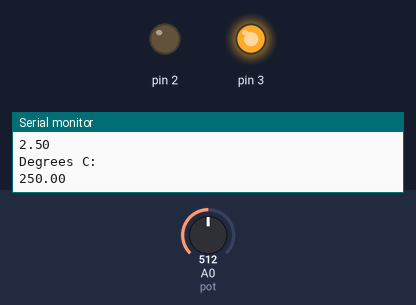
Bench run of a sketch on a simulated Arduino Uno, built with avr-gcc and run on an emulated ATmega328P. On the bench: output pins drawn as LEDs (lit = HIGH), the last lines printed to the serial monitor. The inputs (shaded band) are chosen by the test bench; at power-on: A0 (pot) = 512.

Above: at 1.3 s.
1.4 s: A0 (pot) set to 43
2.9 s: A0 (pot) set to 37
At 3.4 s:
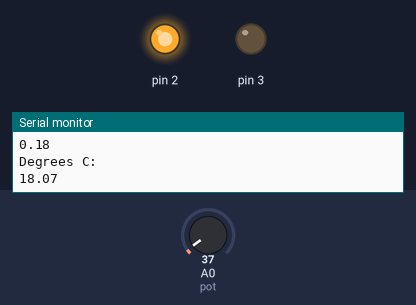
4.5 s: A0 (pot) set to 122
At 5.7 s:
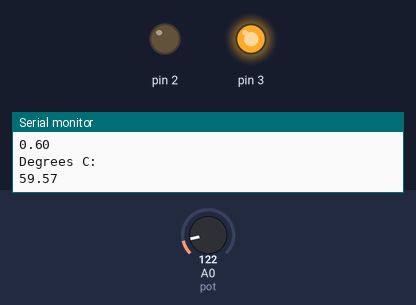
6.0 s: A0 (pot) set to 0
At 7.2 s:
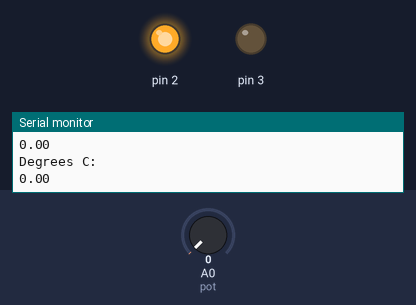
Timing chart, 0 to 8.5 s (numbered marks = the images above; inputs shaded):
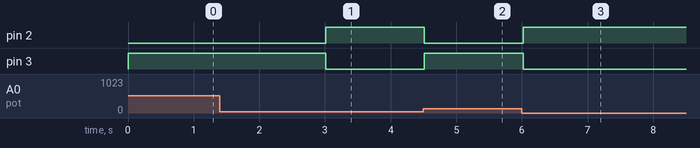

Measured:
- the behaviour switches between 41 and 40 on A0 (pot) (found by bisection; images 0 and 1)
- after the input at 2.9 s, pin 2: LOW → HIGH after 0.11 s; pin 3: HIGH → LOW after 0.11 s
- after the input at 4.5 s, pin 2: HIGH → LOW at once; pin 3: LOW → HIGH at once
- after the input at 6.0 s, pin 2: LOW → HIGH at once; pin 3: HIGH → LOW at once

The sketch:

lm35.3.ino
```cpp
const int pot=A0;
const float baselineTemp=20.0;

void setup() {
  Serial.begin(9600);
  for(int led =2; led<4; led++){
    pinMode(led, OUTPUT);
    digitalWrite(led, LOW);
  }
}

void loop() {
  int Val = analogRead(pot);
  Serial.println("Sensor Vlaue");
  Serial.print(Val);
  float voltage = (Val/1024.0) * 5.0;
  Serial.println("Volts");
  Serial.println(voltage);
  Serial.println("Degrees C:");
  float temperature = (voltage) * 100;
  Serial.println(temperature);

if(temperature < baselineTemp){
digitalWrite(2, HIGH);
digitalWrite(3, LOW);

}
else if(temperature >= baselineTemp){
digitalWrite(2, LOW);
digitalWrite(3, HIGH);
}
delay(500);
}
```
